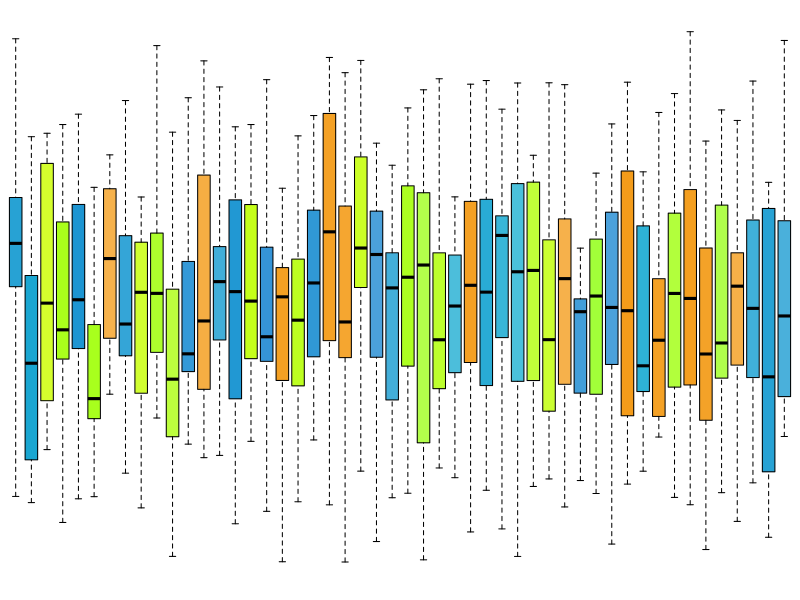

R code for this plot:
# Title: Graphing random boxplots
# Description: Script used to get background image for personal website
# Author: Gaston Sanchez
# Date: April 2023


# setting seed for random numbers 
set.seed(123) 

# generate random dat matrix
n = 50
dat = matrix(NA, 15, n) 
for (i in 1:n) { 
  dat[,i] = (3/4) * runif(13, 0.2, 0.5) + runif(15)/8   
} 

# base colors for color-scheme
bv = runif(100, 0.53, 0.57)
blues = hsv(h = bv, s = 1, v = 0.8, alpha = runif(50, 0.7, 0.9))

gv = runif(100, 0.20, 0.25)
greens = hsv(h = gv, s = 1, v = 1, alpha = runif(50, 0.7, 0.9))

ov = runif(100, 0.10, 0.10)
oranges = hsv(h = ov, s = 1, v = 0.95, alpha = runif(50, 0.7, 0.9))

cols = sample(c(oranges, greens, blues), size = n, replace = TRUE)



# boxplots
png(file="full-boxplots.png", width=1500, height=200)
op = par(mar = c(0, 0, 0, 0))
plot.new() 
plot.window(xlim = c(0, n+1), ylim = c(0.15, 0.5), xaxs = "i") 
boxplot(dat, col = cols, axes = FALSE, 
        xlim = c(0,n), range = 0,
        notch = FALSE, add = TRUE) 
par(op)
dev.off()
